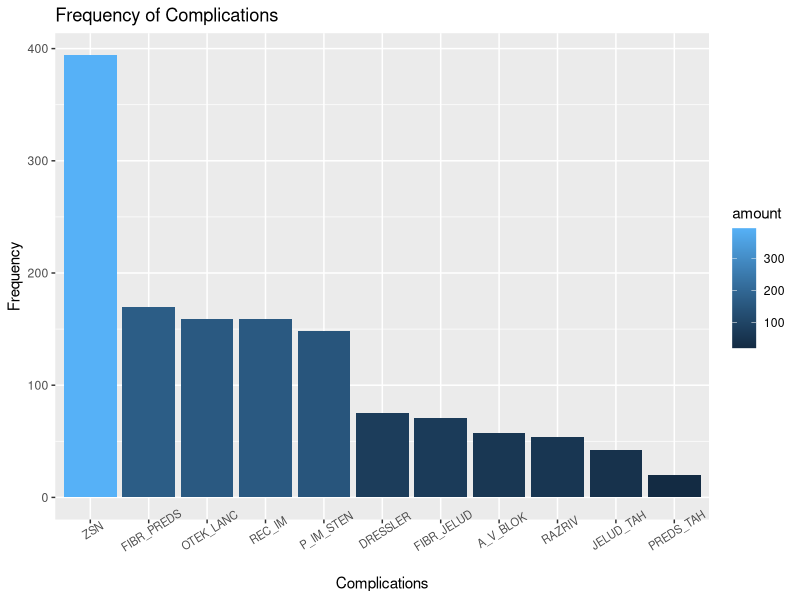
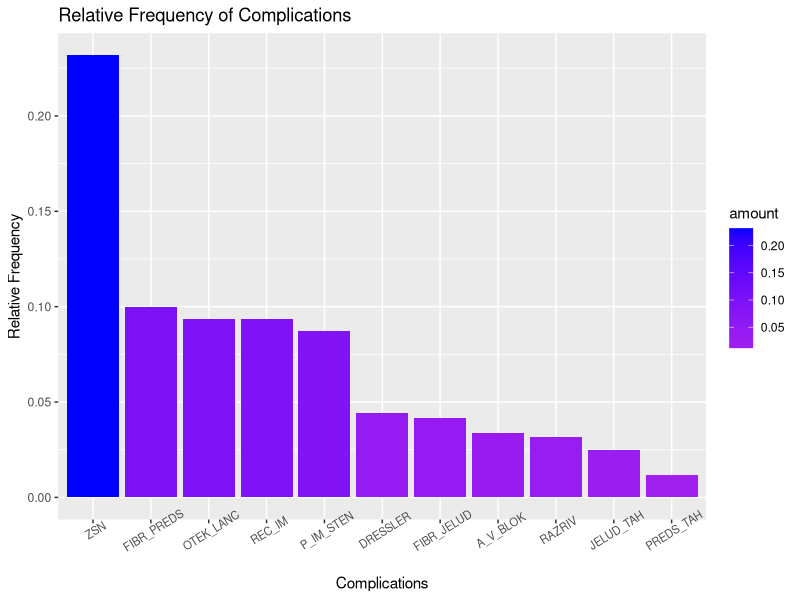
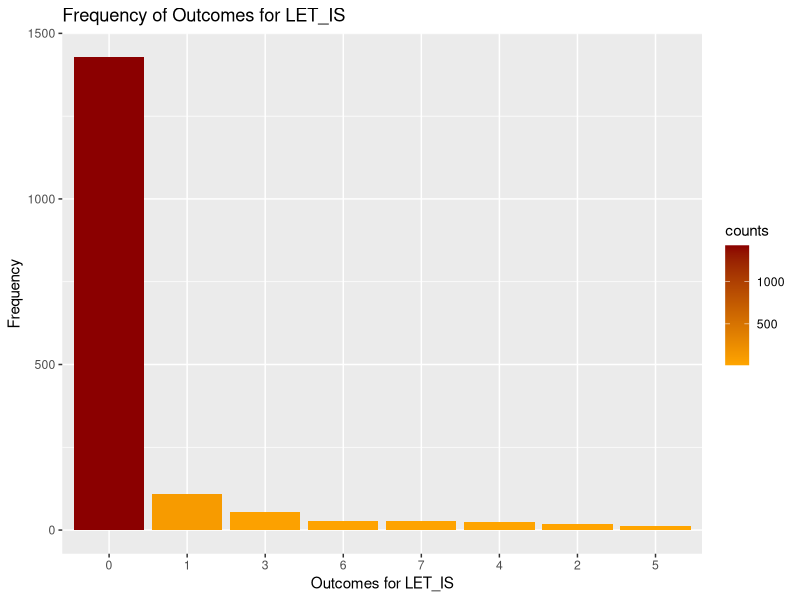
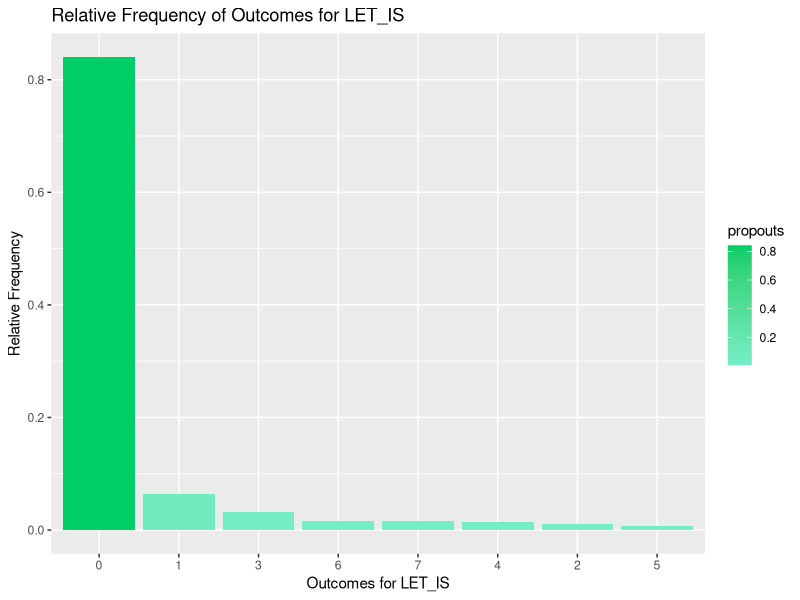
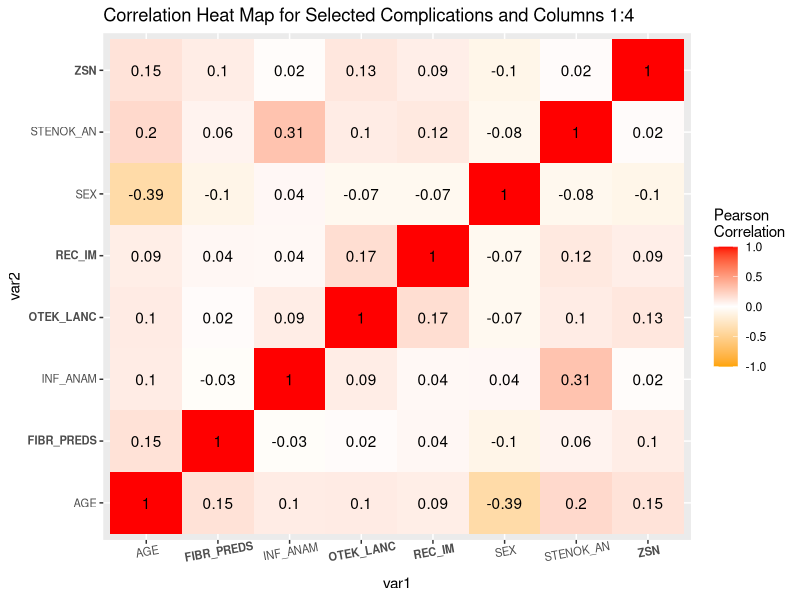
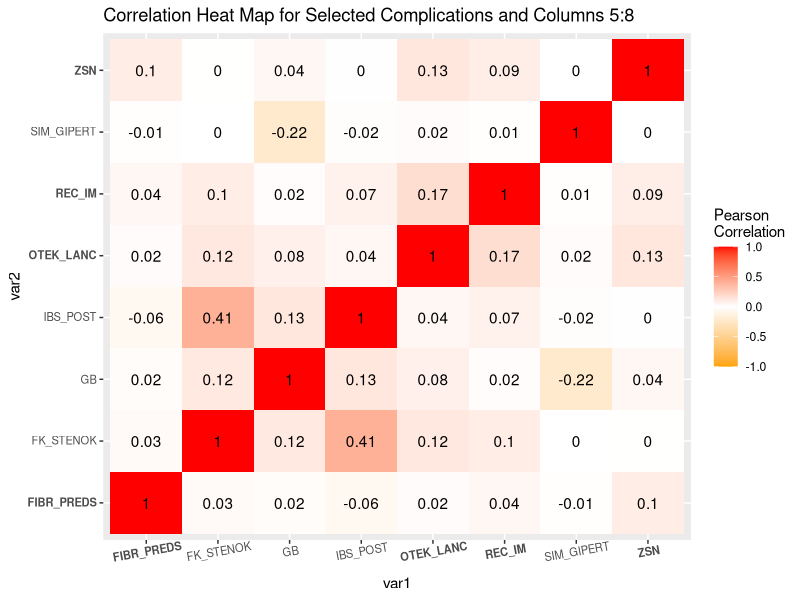
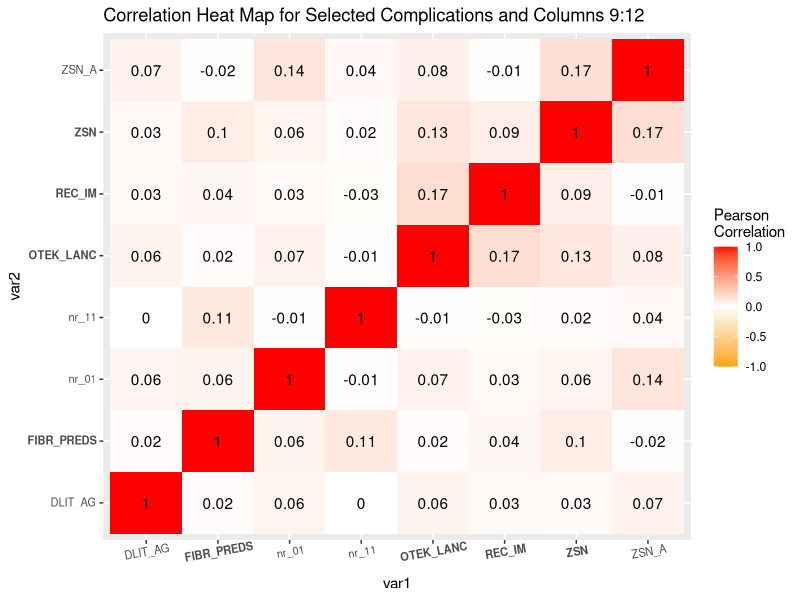
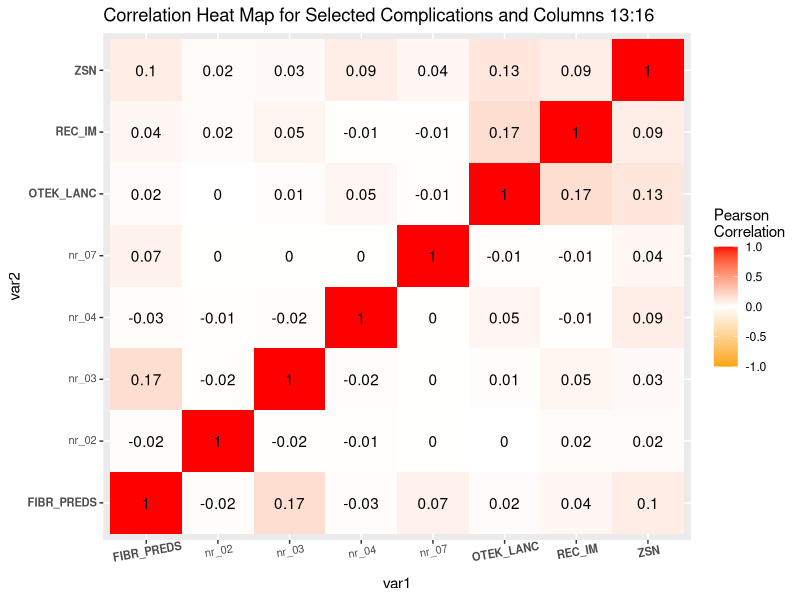

Generate these figures, in order, with R:
## ---- chunk 1
knitr::opts_chunk$set(echo = TRUE)
## ---- chunk 2
library(tidyverse)
library(cluster)
library(GGally)
library(dplyr)

## Exploratory Data Analysis - EDA 

MIdata <- read_csv("MIclean.csv")
df <- as.data.frame(MIdata)

mode <- function(x){
  distinct <- na.omit(unique(x))
  tab <- tabulate(match(x, distinct))
  distinct[which.max(tab)]
}

## 4 Most Prevalent Complications - Will be used for analysis/hypotheses 

## Possible Complications
complications <- c("FIBR_PREDS", "PREDS_TAH", "JELUD_TAH", "FIBR_JELUD", "A_V_BLOK", "OTEK_LANC", "RAZRIV", "DRESSLER", "ZSN", "REC_IM", "P_IM_STEN")

## Tables showing amounts of 1's and 0's for each complication 
table(df$FIBR_PREDS)
table(df$PREDS_TAH)
table(df$JELUD_TAH)
table(df$FIBR_JELUD)
table(df$A_V_BLOK)
table(df$OTEK_LANC)
table(df$RAZRIV)
table(df$DRESSLER)
table(df$ZSN)
table(df$REC_IM)
table(df$P_IM_STEN)

## Amounts of 1's and 0's by complication
amount1 <- c(170, 20, 42, 71, 57, 159, 54, 75, 394, 159, 148)
amount0 <- 1700 - amount1

## Proportions of 1's and 0's by complication
frac1 <- amount1/(amount0 + amount1)
frac0 <- amount0/(amount0 + amount1)

## Amount and proportion of 1's by complication as data frames 
data1 <- data_frame(complications, amount = amount1) 
fracdata1 <- data_frame(complications, amount = frac1)

## Amount and proportion of 0's by complication as data frames 
data0 <- data_frame(complications, amount = amount0)
fracdata0 <- data_frame(complications, amount = frac0)
  
## Plotting frequency of complications 
p0 <- ggplot(data1, aes(x = reorder(complications, -amount), y = amount, fill = amount)) + geom_bar(stat = "identity") + xlab("Complications") + ylab("Frequency") + theme(axis.text.x = element_text(angle = 32, size = 8)) + ggtitle("Frequency of Complications") 
p0

## Plotting relative frequency of complications 
p1 <- ggplot(fracdata1, aes(x = reorder(complications, -amount), y = amount, fill = amount)) + geom_bar(stat = "identity") + xlab("Complications") + ylab("Relative Frequency") + theme(axis.text.x = element_text(angle = 32, size = 8)) + ggtitle("Relative Frequency of Complications") + scale_fill_gradient(low="purple",high="blue")
p1

## From the figure it is clear to see the four most prevalent complications by counts are ZSN (Chronic Heart Failure), FIBR_PREDS (Atrial Fibrillation), OTEK_LANC (Pulmonary Edema), and REC_IM (Relapse of the Myocardial Infarction)  

## These will be the four complications we will use for analysis 

## Possible outcomes for LET_IS 
t <- table(df$LET_IS)
t

outcomes <- c(0, 1, 2, 3, 4, 5, 6, 7)
counts <- c(1429, 110, 18, 54, 23, 12, 27, 27)

## Proportion of outcomes for LET_IS 
propouts <- counts/(1700)

letisdata <- data_frame(outcomes, counts)
fracletisdata <- data_frame(outcomes, propouts)

p2 <- ggplot(letisdata, aes(x = reorder(outcomes, -counts), y = counts, fill = counts)) + geom_bar(stat = "identity") + xlab("Outcomes for LET_IS") + ylab("Frequency") + ggtitle("Frequency of Outcomes for LET_IS") + scale_fill_gradient(low="orange",high="darkred")
p2

p3 <- ggplot(fracletisdata, aes(x = reorder(outcomes, -propouts), y = propouts, fill = propouts)) + geom_bar(stat = "identity") + xlab("Outcomes for LET_IS") + ylab("Relative Frequency") + ggtitle("Relative Frequency of Outcomes for LET_IS") + scale_fill_gradient(low="aquamarine2",high="springgreen3")
p3

## Correlation Matrices 

## We are going to make a correlation matrix with the four identified most prevalent complications - ZSN, FIBR_PREDS, OTEK_LANC, and REC_IM - we will have to make a correlation matrix for these 4 columns at a time - if we did not do it this way, the correlation matrix would be a 111 x 111 grid or at best a 4 x 115 grid which would be unreadable - we can obtain the most correlated input variables with each one of the selected complications through a combination of looking at the heat maps and sorting the correlation matrices for each specific complication 

dfcor <- df  %>% select(-PREDS_TAH, -JELUD_TAH, -FIBR_JELUD, -A_V_BLOK, -RAZRIV, -DRESSLER, -P_IM_STEN) 

dfcor0 <- dfcor %>% select(1:4, ZSN, FIBR_PREDS, OTEK_LANC, REC_IM)
cormat0 <-  dfcor0 %>% cor()
cordf0 <- cormat0 %>% as.data.frame %>% rownames_to_column("var1")
cort0 <- cordf0 %>% pivot_longer(-1, names_to="var2", values_to = "correlation") 
cort0 <- cort0 %>% mutate(values = round(correlation, digits = 2))
cort0 %>% ggplot(aes(x = var1, y = var2, fill = correlation)) + geom_tile() + scale_fill_gradient2(low = "orange", high = "red", limit = c(-1,1), space = "Lab", name="Pearson\nCorrelation") + theme(axis.text.x = element_text(angle = 10, size = 8), axis.text.y = element_text(size = 8)) + geom_text(aes(label = values)) + ggtitle("Correlation Heat Map for Selected Complications and Columns 1:4") +  scale_x_discrete(labels=c("FIBR_PREDS"=expression(bold(FIBR_PREDS)), "ZSN"=expression(bold(ZSN)), "OTEK_LANC"=expression(bold(OTEK_LANC)), "REC_IM"=expression(bold(REC_IM)), parse=TRUE)) + scale_y_discrete(labels=c("FIBR_PREDS"=expression(bold(FIBR_PREDS)), "ZSN"=expression(bold(ZSN)), "OTEK_LANC"=expression(bold(OTEK_LANC)), "REC_IM"=expression(bold(REC_IM)), parse=TRUE))
                        
dfcor1 <- dfcor %>% select(5:8, ZSN, FIBR_PREDS, OTEK_LANC, REC_IM)
cormat1 <-  dfcor1 %>% cor()
cordf1 <- cormat1 %>% as.data.frame %>% rownames_to_column("var1")
cort1 <- cordf1 %>% pivot_longer(-1, names_to="var2", values_to = "correlation") 
cort1 <- cort1 %>% mutate(values = round(correlation, digits = 2))
cort1 %>% ggplot(aes(x = var1, y = var2, fill = correlation)) + geom_tile() + scale_fill_gradient2(low = "orange", high = "red", limit = c(-1,1), space = "Lab", name="Pearson\nCorrelation") + theme(axis.text.x = element_text(angle = 10, size = 8), axis.text.y = element_text(size = 8)) + geom_text(aes(label = values)) + ggtitle("Correlation Heat Map for Selected Complications and Columns 5:8") +  scale_x_discrete(labels=c("FIBR_PREDS"=expression(bold(FIBR_PREDS)), "ZSN"=expression(bold(ZSN)), "OTEK_LANC"=expression(bold(OTEK_LANC)), "REC_IM"=expression(bold(REC_IM)), parse=TRUE)) + scale_y_discrete(labels=c("FIBR_PREDS"=expression(bold(FIBR_PREDS)), "ZSN"=expression(bold(ZSN)), "OTEK_LANC"=expression(bold(OTEK_LANC)), "REC_IM"=expression(bold(REC_IM)), parse=TRUE))

dfcor2 <- dfcor %>% select(9:12, ZSN, FIBR_PREDS, OTEK_LANC, REC_IM)
cormat2 <-  dfcor2 %>% cor()
cordf2 <- cormat2 %>% as.data.frame %>% rownames_to_column("var1")
cort2 <- cordf2 %>% pivot_longer(-1, names_to="var2", values_to = "correlation") 
cort2 <- cort2 %>% mutate(values = round(correlation, digits = 2))
cort2 %>% ggplot(aes(x = var1, y = var2, fill = correlation)) + geom_tile() + scale_fill_gradient2(low = "orange", high = "red", limit = c(-1,1), space = "Lab", name="Pearson\nCorrelation") + theme(axis.text.x = element_text(angle = 10, size = 8), axis.text.y = element_text(size = 8)) + geom_text(aes(label = values)) + ggtitle("Correlation Heat Map for Selected Complications and Columns 9:12") +  scale_x_discrete(labels=c("FIBR_PREDS"=expression(bold(FIBR_PREDS)), "ZSN"=expression(bold(ZSN)), "OTEK_LANC"=expression(bold(OTEK_LANC)), "REC_IM"=expression(bold(REC_IM)), parse=TRUE)) + scale_y_discrete(labels=c("FIBR_PREDS"=expression(bold(FIBR_PREDS)), "ZSN"=expression(bold(ZSN)), "OTEK_LANC"=expression(bold(OTEK_LANC)), "REC_IM"=expression(bold(REC_IM)), parse=TRUE))

dfcor3 <- dfcor %>% select(13:16, ZSN, FIBR_PREDS, OTEK_LANC, REC_IM)
cormat3 <-  dfcor3 %>% cor()
cordf3 <- cormat3 %>% as.data.frame %>% rownames_to_column("var1")
cort3 <- cordf3 %>% pivot_longer(-1, names_to="var2", values_to = "correlation") 
cort3 <- cort3 %>% mutate(values = round(correlation, digits = 2))
cort3 %>% ggplot(aes(x = var1, y = var2, fill = correlation)) + geom_tile() + scale_fill_gradient2(low = "orange", high = "red", limit = c(-1,1), space = "Lab", name="Pearson\nCorrelation") + theme(axis.text.x = element_text(angle = 10, size = 8), axis.text.y = element_text(size = 8)) + geom_text(aes(label = values)) + ggtitle("Correlation Heat Map for Selected Complications and Columns 13:16") +  scale_x_discrete(labels=c("FIBR_PREDS"=expression(bold(FIBR_PREDS)), "ZSN"=expression(bold(ZSN)), "OTEK_LANC"=expression(bold(OTEK_LANC)), "REC_IM"=expression(bold(REC_IM)), parse=TRUE)) + scale_y_discrete(labels=c("FIBR_PREDS"=expression(bold(FIBR_PREDS)), "ZSN"=expression(bold(ZSN)), "OTEK_LANC"=expression(bold(OTEK_LANC)), "REC_IM"=expression(bold(REC_IM)), parse=TRUE))

dfcor4 <- dfcor %>% select(17:20, ZSN, FIBR_PREDS, OTEK_LANC, REC_IM) 
cormat4 <-  dfcor4 %>% cor()
cordf4 <- cormat4 %>% as.data.frame %>% rownames_to_column("var1")
cort4 <- cordf4 %>% pivot_longer(-1, names_to="var2", values_to = "correlation") 
cort4 <- cort4 %>% mutate(values = round(correlation, digits = 2))
cort4 %>% ggplot(aes(x = var1, y = var2, fill = correlation)) + geom_tile() + scale_fill_gradient2(low = "orange", high = "red", limit = c(-1,1), space = "Lab", name="Pearson\nCorrelation") + theme(axis.text.x = element_text(angle = 10, size = 8), axis.text.y = element_text(size = 8)) + geom_text(aes(label = values)) + ggtitle("Correlation Heat Map for Selected Complications and Columns 17:20") +  scale_x_discrete(labels=c("FIBR_PREDS"=expression(bold(FIBR_PREDS)), "ZSN"=expression(bold(ZSN)), "OTEK_LANC"=expression(bold(OTEK_LANC)), "REC_IM"=expression(bold(REC_IM)), parse=TRUE)) + scale_y_discrete(labels=c("FIBR_PREDS"=expression(bold(FIBR_PREDS)), "ZSN"=expression(bold(ZSN)), "OTEK_LANC"=expression(bold(OTEK_LANC)), "REC_IM"=expression(bold(REC_IM)), parse=TRUE))

dfcor5 <- dfcor %>% select(21:24, ZSN, FIBR_PREDS, OTEK_LANC, REC_IM)
cormat5 <-  dfcor5 %>% cor()
cordf5 <- cormat5 %>% as.data.frame %>% rownames_to_column("var1")
cort5 <- cordf5 %>% pivot_longer(-1, names_to="var2", values_to = "correlation") 
cort5 <- cort5 %>% mutate(values = round(correlation, digits = 2))
cort5 %>% ggplot(aes(x = var1, y = var2, fill = correlation)) + geom_tile() + scale_fill_gradient2(low = "orange", high = "red", limit = c(-1,1), space = "Lab", name="Pearson\nCorrelation") + theme(axis.text.x = element_text(angle = 10, size = 8), axis.text.y = element_text(size = 8)) + geom_text(aes(label = values)) + ggtitle("Correlation Heat Map for Selected Complications and Columns 21:24") +  scale_x_discrete(labels=c("FIBR_PREDS"=expression(bold(FIBR_PREDS)), "ZSN"=expression(bold(ZSN)), "OTEK_LANC"=expression(bold(OTEK_LANC)), "REC_IM"=expression(bold(REC_IM)), parse=TRUE)) + scale_y_discrete(labels=c("FIBR_PREDS"=expression(bold(FIBR_PREDS)), "ZSN"=expression(bold(ZSN)), "OTEK_LANC"=expression(bold(OTEK_LANC)), "REC_IM"=expression(bold(REC_IM)), parse=TRUE))

dfcor6 <- dfcor %>% select(25:28, ZSN, FIBR_PREDS, OTEK_LANC, REC_IM)
cormat6 <-  dfcor6 %>% cor()
cordf6 <- cormat6 %>% as.data.frame %>% rownames_to_column("var1")
cort6 <- cordf6 %>% pivot_longer(-1, names_to="var2", values_to = "correlation") 
cort6 <- cort6 %>% mutate(values = round(correlation, digits = 2))
cort6 %>% ggplot(aes(x = var1, y = var2, fill = correlation)) + geom_tile() + scale_fill_gradient2(low = "orange", high = "red", limit = c(-1,1), space = "Lab", name="Pearson\nCorrelation") + theme(axis.text.x = element_text(angle = 10, size = 8), axis.text.y = element_text(size = 8)) + geom_text(aes(label = values)) + ggtitle("Correlation Heat Map for Selected Complications and Columns 25:28") +  scale_x_discrete(labels=c("FIBR_PREDS"=expression(bold(FIBR_PREDS)), "ZSN"=expression(bold(ZSN)), "OTEK_LANC"=expression(bold(OTEK_LANC)), "REC_IM"=expression(bold(REC_IM)), parse=TRUE)) + scale_y_discrete(labels=c("FIBR_PREDS"=expression(bold(FIBR_PREDS)), "ZSN"=expression(bold(ZSN)), "OTEK_LANC"=expression(bold(OTEK_LANC)), "REC_IM"=expression(bold(REC_IM)), parse=TRUE))

dfcor7 <- dfcor %>% select(29:32, ZSN, FIBR_PREDS, OTEK_LANC, REC_IM)
cormat7 <-  dfcor7 %>% cor()
cordf7 <- cormat7 %>% as.data.frame %>% rownames_to_column("var1")
cort7 <- cordf7 %>% pivot_longer(-1, names_to="var2", values_to = "correlation") 
cort7 <- cort7 %>% mutate(values = round(correlation, digits = 2))
cort7 %>% ggplot(aes(x = var1, y = var2, fill = correlation)) + geom_tile() + scale_fill_gradient2(low = "orange", high = "red", limit = c(-1,1), space = "Lab", name="Pearson\nCorrelation") + theme(axis.text.x = element_text(angle = 10, size = 8), axis.text.y = element_text(size = 8)) + geom_text(aes(label = values)) + ggtitle("Correlation Heat Map for Selected Complications and Columns 29:32") +  scale_x_discrete(labels=c("FIBR_PREDS"=expression(bold(FIBR_PREDS)), "ZSN"=expression(bold(ZSN)), "OTEK_LANC"=expression(bold(OTEK_LANC)), "REC_IM"=expression(bold(REC_IM)), parse=TRUE)) + scale_y_discrete(labels=c("FIBR_PREDS"=expression(bold(FIBR_PREDS)), "ZSN"=expression(bold(ZSN)), "OTEK_LANC"=expression(bold(OTEK_LANC)), "REC_IM"=expression(bold(REC_IM)), parse=TRUE))

dfcor8 <- dfcor %>% select(33:36, ZSN, FIBR_PREDS, OTEK_LANC, REC_IM)
cormat8 <-  dfcor8 %>% cor()
cordf8 <- cormat8 %>% as.data.frame %>% rownames_to_column("var1")
cort8 <- cordf8 %>% pivot_longer(-1, names_to="var2", values_to = "correlation") 
cort8 <- cort8 %>% mutate(values = round(correlation, digits = 2))
cort8 %>% ggplot(aes(x = var1, y = var2, fill = correlation)) + geom_tile() + scale_fill_gradient2(low = "orange", high = "red", limit = c(-1,1), space = "Lab", name="Pearson\nCorrelation") + theme(axis.text.x = element_text(angle = 10, size = 8), axis.text.y = element_text(size = 8)) + geom_text(aes(label = values)) + ggtitle("Correlation Heat Map for Selected Complications and Columns 33:36") +  scale_x_discrete(labels=c("FIBR_PREDS"=expression(bold(FIBR_PREDS)), "ZSN"=expression(bold(ZSN)), "OTEK_LANC"=expression(bold(OTEK_LANC)), "REC_IM"=expression(bold(REC_IM)), parse=TRUE)) + scale_y_discrete(labels=c("FIBR_PREDS"=expression(bold(FIBR_PREDS)), "ZSN"=expression(bold(ZSN)), "OTEK_LANC"=expression(bold(OTEK_LANC)), "REC_IM"=expression(bold(REC_IM)), parse=TRUE))

dfcor9 <- dfcor %>% select(37:40, ZSN, FIBR_PREDS, OTEK_LANC, REC_IM) 
cormat9 <-  dfcor9 %>% cor()
cordf9 <- cormat9 %>% as.data.frame %>% rownames_to_column("var1")
cort9 <- cordf9 %>% pivot_longer(-1, names_to="var2", values_to = "correlation") 
cort9 <- cort9 %>% mutate(values = round(correlation, digits = 2))
cort9 %>% ggplot(aes(x = var1, y = var2, fill = correlation)) + geom_tile() + scale_fill_gradient2(low = "orange", high = "red", limit = c(-1,1), space = "Lab", name="Pearson\nCorrelation") + theme(axis.text.x = element_text(angle = 10, size = 8), axis.text.y = element_text(size = 8)) + geom_text(aes(label = values)) + ggtitle("Correlation Heat Map for Selected Complications and Columns 37:40") +  scale_x_discrete(labels=c("FIBR_PREDS"=expression(bold(FIBR_PREDS)), "ZSN"=expression(bold(ZSN)), "OTEK_LANC"=expression(bold(OTEK_LANC)), "REC_IM"=expression(bold(REC_IM)), parse=TRUE)) + scale_y_discrete(labels=c("FIBR_PREDS"=expression(bold(FIBR_PREDS)), "ZSN"=expression(bold(ZSN)), "OTEK_LANC"=expression(bold(OTEK_LANC)), "REC_IM"=expression(bold(REC_IM)), parse=TRUE))


dfcor10 <- dfcor %>% select(41:44, ZSN, FIBR_PREDS, OTEK_LANC, REC_IM) 
cormat10 <-  dfcor10 %>% cor()
cordf10 <- cormat10 %>% as.data.frame %>% rownames_to_column("var1")
cort10 <- cordf10 %>% pivot_longer(-1, names_to="var2", values_to = "correlation") 
cort10 <- cort10 %>% mutate(values = round(correlation, digits = 2))
cort10 %>% ggplot(aes(x = var1, y = var2, fill = correlation)) + geom_tile() + scale_fill_gradient2(low = "orange", high = "red", limit = c(-1,1), space = "Lab", name="Pearson\nCorrelation") + theme(axis.text.x = element_text(angle = 10, size = 8), axis.text.y = element_text(size = 8)) + geom_text(aes(label = values)) + ggtitle("Correlation Heat Map for Selected Complications and Columns 41:44") +  scale_x_discrete(labels=c("FIBR_PREDS"=expression(bold(FIBR_PREDS)), "ZSN"=expression(bold(ZSN)), "OTEK_LANC"=expression(bold(OTEK_LANC)), "REC_IM"=expression(bold(REC_IM)), parse=TRUE)) + scale_y_discrete(labels=c("FIBR_PREDS"=expression(bold(FIBR_PREDS)), "ZSN"=expression(bold(ZSN)), "OTEK_LANC"=expression(bold(OTEK_LANC)), "REC_IM"=expression(bold(REC_IM)), parse=TRUE))

dfcor11 <- dfcor %>% select(45:48, ZSN, FIBR_PREDS, OTEK_LANC, REC_IM)
cormat11 <-  dfcor11 %>% cor()
cordf11 <- cormat11 %>% as.data.frame %>% rownames_to_column("var1")
cort11 <- cordf11 %>% pivot_longer(-1, names_to="var2", values_to = "correlation") 
cort11 <- cort11 %>% mutate(values = round(correlation, digits = 2))
cort11 %>% ggplot(aes(x = var1, y = var2, fill = correlation)) + geom_tile() + scale_fill_gradient2(low = "orange", high = "red", limit = c(-1,1), space = "Lab", name="Pearson\nCorrelation") + theme(axis.text.x = element_text(angle = 10, size = 8), axis.text.y = element_text(size = 8)) + geom_text(aes(label = values)) + ggtitle("Correlation Heat Map for Selected Complications and Columns 45:48") +  scale_x_discrete(labels=c("FIBR_PREDS"=expression(bold(FIBR_PREDS)), "ZSN"=expression(bold(ZSN)), "OTEK_LANC"=expression(bold(OTEK_LANC)), "REC_IM"=expression(bold(REC_IM)), parse=TRUE)) + scale_y_discrete(labels=c("FIBR_PREDS"=expression(bold(FIBR_PREDS)), "ZSN"=expression(bold(ZSN)), "OTEK_LANC"=expression(bold(OTEK_LANC)), "REC_IM"=expression(bold(REC_IM)), parse=TRUE))

dfcor12 <- dfcor %>% select(49:52, ZSN, FIBR_PREDS, OTEK_LANC, REC_IM)
cormat12 <-  dfcor12 %>% cor()
cordf12 <- cormat12 %>% as.data.frame %>% rownames_to_column("var1")
cort12 <- cordf12 %>% pivot_longer(-1, names_to="var2", values_to = "correlation") 
cort12 <- cort12 %>% mutate(values = round(correlation, digits = 2))
cort12 %>% ggplot(aes(x = var1, y = var2, fill = correlation)) + geom_tile() + scale_fill_gradient2(low = "orange", high = "red", limit = c(-1,1), space = "Lab", name="Pearson\nCorrelation") + theme(axis.text.x = element_text(angle = 10, size = 8), axis.text.y = element_text(size = 8)) + geom_text(aes(label = values)) + ggtitle("Correlation Heat Map for Selected Complications and Columns 49:52") +  scale_x_discrete(labels=c("FIBR_PREDS"=expression(bold(FIBR_PREDS)), "ZSN"=expression(bold(ZSN)), "OTEK_LANC"=expression(bold(OTEK_LANC)), "REC_IM"=expression(bold(REC_IM)), parse=TRUE)) + scale_y_discrete(labels=c("FIBR_PREDS"=expression(bold(FIBR_PREDS)), "ZSN"=expression(bold(ZSN)), "OTEK_LANC"=expression(bold(OTEK_LANC)), "REC_IM"=expression(bold(REC_IM)), parse=TRUE))

dfcor13 <- dfcor %>% select(53:56, ZSN, FIBR_PREDS, OTEK_LANC, REC_IM)
cormat13 <-  dfcor13 %>% cor()
cordf13 <- cormat13 %>% as.data.frame %>% rownames_to_column("var1")
cort13 <- cordf13 %>% pivot_longer(-1, names_to="var2", values_to = "correlation") 
cort13 <- cort13 %>% mutate(values = round(correlation, digits = 2))
cort13 %>% ggplot(aes(x = var1, y = var2, fill = correlation)) + geom_tile() + scale_fill_gradient2(low = "orange", high = "red", limit = c(-1,1), space = "Lab", name="Pearson\nCorrelation") + theme(axis.text.x = element_text(angle = 10, size = 8), axis.text.y = element_text(size = 8)) + geom_text(aes(label = values)) + ggtitle("Correlation Heat Map for Selected Complications and Columns 53:56") +  scale_x_discrete(labels=c("FIBR_PREDS"=expression(bold(FIBR_PREDS)), "ZSN"=expression(bold(ZSN)), "OTEK_LANC"=expression(bold(OTEK_LANC)), "REC_IM"=expression(bold(REC_IM)), parse=TRUE)) + scale_y_discrete(labels=c("FIBR_PREDS"=expression(bold(FIBR_PREDS)), "ZSN"=expression(bold(ZSN)), "OTEK_LANC"=expression(bold(OTEK_LANC)), "REC_IM"=expression(bold(REC_IM)), parse=TRUE))

dfcor14 <- dfcor %>% select(57:60, ZSN, FIBR_PREDS, OTEK_LANC, REC_IM) 
cormat14 <-  dfcor14 %>% cor()
cordf14 <- cormat14 %>% as.data.frame %>% rownames_to_column("var1")
cort14 <- cordf14 %>% pivot_longer(-1, names_to="var2", values_to = "correlation") 
cort14 <- cort14 %>% mutate(values = round(correlation, digits = 2))
cort14 %>% ggplot(aes(x = var1, y = var2, fill = correlation)) + geom_tile() + scale_fill_gradient2(low = "orange", high = "red", limit = c(-1,1), space = "Lab", name="Pearson\nCorrelation") + theme(axis.text.x = element_text(angle = 10, size = 8), axis.text.y = element_text(size = 8)) + geom_text(aes(label = values)) + ggtitle("Correlation Heat Map for Selected Complications and Columns 57:60") +  scale_x_discrete(labels=c("FIBR_PREDS"=expression(bold(FIBR_PREDS)), "ZSN"=expression(bold(ZSN)), "OTEK_LANC"=expression(bold(OTEK_LANC)), "REC_IM"=expression(bold(REC_IM)), parse=TRUE)) + scale_y_discrete(labels=c("FIBR_PREDS"=expression(bold(FIBR_PREDS)), "ZSN"=expression(bold(ZSN)), "OTEK_LANC"=expression(bold(OTEK_LANC)), "REC_IM"=expression(bold(REC_IM)), parse=TRUE))

dfcor15 <- dfcor %>% select(61:64, ZSN, FIBR_PREDS, OTEK_LANC, REC_IM)
cormat15 <-  dfcor15 %>% cor()
cordf15 <- cormat15 %>% as.data.frame %>% rownames_to_column("var1")
cort15 <- cordf15 %>% pivot_longer(-1, names_to="var2", values_to = "correlation") 
cort15 <- cort15 %>% mutate(values = round(correlation, digits = 2))
cort15 %>% ggplot(aes(x = var1, y = var2, fill = correlation)) + geom_tile() + scale_fill_gradient2(low = "orange", high = "red", limit = c(-1,1), space = "Lab", name="Pearson\nCorrelation") + theme(axis.text.x = element_text(angle = 10, size = 8), axis.text.y = element_text(size = 8)) + geom_text(aes(label = values)) + ggtitle("Correlation Heat Map for Selected Complications and Columns 61:64") +  scale_x_discrete(labels=c("FIBR_PREDS"=expression(bold(FIBR_PREDS)), "ZSN"=expression(bold(ZSN)), "OTEK_LANC"=expression(bold(OTEK_LANC)), "REC_IM"=expression(bold(REC_IM)), parse=TRUE)) + scale_y_discrete(labels=c("FIBR_PREDS"=expression(bold(FIBR_PREDS)), "ZSN"=expression(bold(ZSN)), "OTEK_LANC"=expression(bold(OTEK_LANC)), "REC_IM"=expression(bold(REC_IM)), parse=TRUE))

dfcor16 <- dfcor %>% select(65:68, ZSN, FIBR_PREDS, OTEK_LANC, REC_IM)
cormat16 <-  dfcor16 %>% cor()
cordf16 <- cormat16 %>% as.data.frame %>% rownames_to_column("var1")
cort16 <- cordf16 %>% pivot_longer(-1, names_to="var2", values_to = "correlation") 
cort16 <- cort16 %>% mutate(values = round(correlation, digits = 2))
cort16 %>% ggplot(aes(x = var1, y = var2, fill = correlation)) + geom_tile() + scale_fill_gradient2(low = "orange", high = "red", limit = c(-1,1), space = "Lab", name="Pearson\nCorrelation") + theme(axis.text.x = element_text(angle = 10, size = 8), axis.text.y = element_text(size = 8)) + geom_text(aes(label = values)) + ggtitle("Correlation Heat Map for Selected Complications and Columns 65:68") +  scale_x_discrete(labels=c("FIBR_PREDS"=expression(bold(FIBR_PREDS)), "ZSN"=expression(bold(ZSN)), "OTEK_LANC"=expression(bold(OTEK_LANC)), "REC_IM"=expression(bold(REC_IM)), parse=TRUE)) + scale_y_discrete(labels=c("FIBR_PREDS"=expression(bold(FIBR_PREDS)), "ZSN"=expression(bold(ZSN)), "OTEK_LANC"=expression(bold(OTEK_LANC)), "REC_IM"=expression(bold(REC_IM)), parse=TRUE))


dfcor17 <- dfcor %>% select(69:72, ZSN, FIBR_PREDS, OTEK_LANC, REC_IM) 
cormat17 <-  dfcor17 %>% cor()
cordf17 <- cormat17 %>% as.data.frame %>% rownames_to_column("var1")
cort17 <- cordf17 %>% pivot_longer(-1, names_to="var2", values_to = "correlation") 
cort17 <- cort17 %>% mutate(values = round(correlation, digits = 2))
cort17 %>% ggplot(aes(x = var1, y = var2, fill = correlation)) + geom_tile() + scale_fill_gradient2(low = "orange", high = "red", limit = c(-1,1), space = "Lab", name="Pearson\nCorrelation") + theme(axis.text.x = element_text(angle = 10, size = 8), axis.text.y = element_text(size = 8)) + geom_text(aes(label = values)) + ggtitle("Correlation Heat Map for Selected Complications and Columns 69:72") +  scale_x_discrete(labels=c("FIBR_PREDS"=expression(bold(FIBR_PREDS)), "ZSN"=expression(bold(ZSN)), "OTEK_LANC"=expression(bold(OTEK_LANC)), "REC_IM"=expression(bold(REC_IM)), parse=TRUE)) + scale_y_discrete(labels=c("FIBR_PREDS"=expression(bold(FIBR_PREDS)), "ZSN"=expression(bold(ZSN)), "OTEK_LANC"=expression(bold(OTEK_LANC)), "REC_IM"=expression(bold(REC_IM)), parse=TRUE))

dfcor18 <- dfcor %>% select(73:76, ZSN, FIBR_PREDS, OTEK_LANC, REC_IM)
cormat18 <-  dfcor18 %>% cor()
cordf18 <- cormat18 %>% as.data.frame %>% rownames_to_column("var1")
cort18 <- cordf18 %>% pivot_longer(-1, names_to="var2", values_to = "correlation") 
cort18 <- cort18 %>% mutate(values = round(correlation, digits = 2))
cort18 %>% ggplot(aes(x = var1, y = var2, fill = correlation)) + geom_tile() + scale_fill_gradient2(low = "orange", high = "red", limit = c(-1,1), space = "Lab", name="Pearson\nCorrelation") + theme(axis.text.x = element_text(angle = 10, size = 8), axis.text.y = element_text(size = 8)) + geom_text(aes(label = values)) + ggtitle("Correlation Heat Map for Selected Complications and Columns 73:76") +  scale_x_discrete(labels=c("FIBR_PREDS"=expression(bold(FIBR_PREDS)), "ZSN"=expression(bold(ZSN)), "OTEK_LANC"=expression(bold(OTEK_LANC)), "REC_IM"=expression(bold(REC_IM)), parse=TRUE)) + scale_y_discrete(labels=c("FIBR_PREDS"=expression(bold(FIBR_PREDS)), "ZSN"=expression(bold(ZSN)), "OTEK_LANC"=expression(bold(OTEK_LANC)), "REC_IM"=expression(bold(REC_IM)), parse=TRUE))

dfcor19 <- dfcor %>% select(77:80, ZSN, FIBR_PREDS, OTEK_LANC, REC_IM) 
cormat19 <-  dfcor19 %>% cor()
cordf19 <- cormat19 %>% as.data.frame %>% rownames_to_column("var1")
cort19 <- cordf19 %>% pivot_longer(-1, names_to="var2", values_to = "correlation") 
cort19 <- cort19 %>% mutate(values = round(correlation, digits = 2))
cort19 %>% ggplot(aes(x = var1, y = var2, fill = correlation)) + geom_tile() + scale_fill_gradient2(low = "orange", high = "red", limit = c(-1,1), space = "Lab", name="Pearson\nCorrelation") + theme(axis.text.x = element_text(angle = 10, size = 8), axis.text.y = element_text(size = 8)) + geom_text(aes(label = values)) + ggtitle("Correlation Heat Map for Selected Complications and Columns 77:80") +  scale_x_discrete(labels=c("FIBR_PREDS"=expression(bold(FIBR_PREDS)), "ZSN"=expression(bold(ZSN)), "OTEK_LANC"=expression(bold(OTEK_LANC)), "REC_IM"=expression(bold(REC_IM)), parse=TRUE)) + scale_y_discrete(labels=c("FIBR_PREDS"=expression(bold(FIBR_PREDS)), "ZSN"=expression(bold(ZSN)), "OTEK_LANC"=expression(bold(OTEK_LANC)), "REC_IM"=expression(bold(REC_IM)), parse=TRUE))

dfcor20 <- dfcor %>% select(81:84, ZSN, FIBR_PREDS, OTEK_LANC, REC_IM) 
cormat20 <-  dfcor20 %>% cor()
cordf20 <- cormat20 %>% as.data.frame %>% rownames_to_column("var1")
cort20 <- cordf20 %>% pivot_longer(-1, names_to="var2", values_to = "correlation") 
cort20 <- cort20 %>% mutate(values = round(correlation, digits = 2))
cort20 %>% ggplot(aes(x = var1, y = var2, fill = correlation)) + geom_tile() + scale_fill_gradient2(low = "orange", high = "red", limit = c(-1,1), space = "Lab", name="Pearson\nCorrelation") + theme(axis.text.x = element_text(angle = 10, size = 8), axis.text.y = element_text(size = 8)) + geom_text(aes(label = values)) + ggtitle("Correlation Heat Map for Selected Complications and Columns 81:84") +  scale_x_discrete(labels=c("FIBR_PREDS"=expression(bold(FIBR_PREDS)), "ZSN"=expression(bold(ZSN)), "OTEK_LANC"=expression(bold(OTEK_LANC)), "REC_IM"=expression(bold(REC_IM)), parse=TRUE)) + scale_y_discrete(labels=c("FIBR_PREDS"=expression(bold(FIBR_PREDS)), "ZSN"=expression(bold(ZSN)), "OTEK_LANC"=expression(bold(OTEK_LANC)), "REC_IM"=expression(bold(REC_IM)), parse=TRUE))

dfcor21 <- dfcor %>% select(85:88, ZSN, FIBR_PREDS, OTEK_LANC, REC_IM) 
cormat21 <-  dfcor21 %>% cor()
cordf21 <- cormat21 %>% as.data.frame %>% rownames_to_column("var1")
cort21 <- cordf21 %>% pivot_longer(-1, names_to="var2", values_to = "correlation") 
cort21 <- cort21 %>% mutate(values = round(correlation, digits = 2))
cort21 %>% ggplot(aes(x = var1, y = var2, fill = correlation)) + geom_tile() + scale_fill_gradient2(low = "orange", high = "red", limit = c(-1,1), space = "Lab", name="Pearson\nCorrelation") + theme(axis.text.x = element_text(angle = 10, size = 8), axis.text.y = element_text(size = 8)) + geom_text(aes(label = values)) + ggtitle("Correlation Heat Map for Selected Complications and Columns 85:88") +  scale_x_discrete(labels=c("FIBR_PREDS"=expression(bold(FIBR_PREDS)), "ZSN"=expression(bold(ZSN)), "OTEK_LANC"=expression(bold(OTEK_LANC)), "REC_IM"=expression(bold(REC_IM)), parse=TRUE)) + scale_y_discrete(labels=c("FIBR_PREDS"=expression(bold(FIBR_PREDS)), "ZSN"=expression(bold(ZSN)), "OTEK_LANC"=expression(bold(OTEK_LANC)), "REC_IM"=expression(bold(REC_IM)), parse=TRUE))

dfcor22 <- dfcor %>% select(89:92, ZSN, FIBR_PREDS, OTEK_LANC, REC_IM) 
cormat22 <-  dfcor22 %>% cor()
cordf22 <- cormat22 %>% as.data.frame %>% rownames_to_column("var1")
cort22 <- cordf22 %>% pivot_longer(-1, names_to="var2", values_to = "correlation") 
cort22 <- cort22 %>% mutate(values = round(correlation, digits = 2))
cort22 %>% ggplot(aes(x = var1, y = var2, fill = correlation)) + geom_tile() + scale_fill_gradient2(low = "orange", high = "red", limit = c(-1,1), space = "Lab", name="Pearson\nCorrelation") + theme(axis.text.x = element_text(angle = 10, size = 8), axis.text.y = element_text(size = 8)) + geom_text(aes(label = values)) + ggtitle("Correlation Heat Map for Selected Complications and Columns 89:92") +  scale_x_discrete(labels=c("FIBR_PREDS"=expression(bold(FIBR_PREDS)), "ZSN"=expression(bold(ZSN)), "OTEK_LANC"=expression(bold(OTEK_LANC)), "REC_IM"=expression(bold(REC_IM)), parse=TRUE)) + scale_y_discrete(labels=c("FIBR_PREDS"=expression(bold(FIBR_PREDS)), "ZSN"=expression(bold(ZSN)), "OTEK_LANC"=expression(bold(OTEK_LANC)), "REC_IM"=expression(bold(REC_IM)), parse=TRUE))

dfcor23 <- dfcor %>% select(93:96, ZSN, FIBR_PREDS, OTEK_LANC, REC_IM)
cormat23 <-  dfcor23 %>% cor()
cordf23 <- cormat23 %>% as.data.frame %>% rownames_to_column("var1")
cort23 <- cordf23 %>% pivot_longer(-1, names_to="var2", values_to = "correlation") 
cort23 <- cort23 %>% mutate(values = round(correlation, digits = 2))
cort23 %>% ggplot(aes(x = var1, y = var2, fill = correlation)) + geom_tile() + scale_fill_gradient2(low = "orange", high = "red", limit = c(-1,1), space = "Lab", name="Pearson\nCorrelation") + theme(axis.text.x = element_text(angle = 10, size = 8), axis.text.y = element_text(size = 8)) + geom_text(aes(label = values)) + ggtitle("Correlation Heat Map for Selected Complications and Columns 93:96") +  scale_x_discrete(labels=c("FIBR_PREDS"=expression(bold(FIBR_PREDS)), "ZSN"=expression(bold(ZSN)), "OTEK_LANC"=expression(bold(OTEK_LANC)), "REC_IM"=expression(bold(REC_IM)), parse=TRUE)) + scale_y_discrete(labels=c("FIBR_PREDS"=expression(bold(FIBR_PREDS)), "ZSN"=expression(bold(ZSN)), "OTEK_LANC"=expression(bold(OTEK_LANC)), "REC_IM"=expression(bold(REC_IM)), parse=TRUE))

dfcor24 <- dfcor %>% select(97:100, ZSN, FIBR_PREDS, OTEK_LANC, REC_IM) 
cormat24 <-  dfcor24 %>% cor()
cordf24 <- cormat24 %>% as.data.frame %>% rownames_to_column("var1")
cort24 <- cordf24 %>% pivot_longer(-1, names_to="var2", values_to = "correlation") 
cort24 <- cort24 %>% mutate(values = round(correlation, digits = 2))
cort24 %>% ggplot(aes(x = var1, y = var2, fill = correlation)) + geom_tile() + scale_fill_gradient2(low = "orange", high = "red", limit = c(-1,1), space = "Lab", name="Pearson\nCorrelation") + theme(axis.text.x = element_text(angle = 10, size = 8), axis.text.y = element_text(size = 8)) + geom_text(aes(label = values)) + ggtitle("Correlation Heat Map for Selected Complications and Columns 97:100") +  scale_x_discrete(labels=c("FIBR_PREDS"=expression(bold(FIBR_PREDS)), "ZSN"=expression(bold(ZSN)), "OTEK_LANC"=expression(bold(OTEK_LANC)), "REC_IM"=expression(bold(REC_IM)), parse=TRUE)) + scale_y_discrete(labels=c("FIBR_PREDS"=expression(bold(FIBR_PREDS)), "ZSN"=expression(bold(ZSN)), "OTEK_LANC"=expression(bold(OTEK_LANC)), "REC_IM"=expression(bold(REC_IM)), parse=TRUE))

dfcor25 <- dfcor %>% select(101:104, ZSN, FIBR_PREDS, OTEK_LANC, REC_IM) 
cormat25 <-  dfcor25 %>% cor()
cordf25 <- cormat25 %>% as.data.frame %>% rownames_to_column("var1")
cort25 <- cordf25 %>% pivot_longer(-1, names_to="var2", values_to = "correlation") 
cort25 <- cort25 %>% mutate(values = round(correlation, digits = 2))
cort25 %>% ggplot(aes(x = var1, y = var2, fill = correlation)) + geom_tile() + scale_fill_gradient2(low = "orange", high = "red", limit = c(-1,1), space = "Lab", name="Pearson\nCorrelation") + theme(axis.text.x = element_text(angle = 10, size = 8), axis.text.y = element_text(size = 8)) + geom_text(aes(label = values)) + ggtitle("Correlation Heat Map for Selected Complications and Columns 101:104") +  scale_x_discrete(labels=c("FIBR_PREDS"=expression(bold(FIBR_PREDS)), "ZSN"=expression(bold(ZSN)), "OTEK_LANC"=expression(bold(OTEK_LANC)), "REC_IM"=expression(bold(REC_IM)), parse=TRUE)) + scale_y_discrete(labels=c("FIBR_PREDS"=expression(bold(FIBR_PREDS)), "ZSN"=expression(bold(ZSN)), "OTEK_LANC"=expression(bold(OTEK_LANC)), "REC_IM"=expression(bold(REC_IM)), parse=TRUE))

dfcor26 <- dfcor %>% select(105:107, ZSN, FIBR_PREDS, OTEK_LANC, REC_IM) 
cormat26 <-  dfcor26 %>% cor()
cordf26 <- cormat26 %>% as.data.frame %>% rownames_to_column("var1")
cort26 <- cordf26 %>% pivot_longer(-1, names_to="var2", values_to = "correlation") 
cort26 <- cort26 %>% mutate(values = round(correlation, digits = 2))
cort26 %>% ggplot(aes(x = var1, y = var2, fill = correlation)) + geom_tile() + scale_fill_gradient2(low = "orange", high = "red", limit = c(-1,1), space = "Lab", name="Pearson\nCorrelation") + theme(axis.text.x = element_text(angle = 10, size = 8), axis.text.y = element_text(size = 8)) + geom_text(aes(label = values)) + ggtitle("Correlation Heat Map for Selected Complications and Columns 105:107") +  scale_x_discrete(labels=c("FIBR_PREDS"=expression(bold(FIBR_PREDS)), "ZSN"=expression(bold(ZSN)), "OTEK_LANC"=expression(bold(OTEK_LANC)), "REC_IM"=expression(bold(REC_IM)), parse=TRUE)) + scale_y_discrete(labels=c("FIBR_PREDS"=expression(bold(FIBR_PREDS)), "ZSN"=expression(bold(ZSN)), "OTEK_LANC"=expression(bold(OTEK_LANC)), "REC_IM"=expression(bold(REC_IM)), parse=TRUE))

## Correlation matrix for all variables 
cormat <-  dfcor %>% cor()
cormat <- cormat %>% as.data.frame %>% rownames_to_column("var1") 
cort <- cormat %>%
pivot_longer(-1, names_to="var2", values_to = "correlation") 
  
## Find the most correlated variables - target variables for analysis 

cortZSN <- cort %>% filter(var1 == "ZSN")

## Most positively correlated input variable with ZSN - ZSN_A - 0.1693715
## Most negatively correlated input variable with ZSN - SEX - -0.09749093

cortFIBR_PREDS <- cort %>% filter(var1 == "FIBR_PREDS")

## Most positively correlated input variable with FIBR_PREDS - n_r_ecg_p_05 - 0.2072312
## Most negatively correlated input variable with FIBR_PREDS - SEX - -0.1033611

cortOTEK_LANC <- cort %>% filter(var1 == "OTEK_LANC")

## Most positively correlated input variable with OTEK_LANC - NITR_S - 0.3218104895
## Most negatively correlated input variable with OTEK_LANC - ritm_ecg_p_01 - -0.0985181028

cortREC_IM <- cort %>% filter(var1 == "REC_IM")

## Most positively correlated input variable with REC_IM - R_AB_3_n - 0.1844414894
## Most negatively correlated input variable with REC_IM - SEX - -0.0651864821

## Break down by (sex) male and female and correlate with each complication to understand why there is a negative correlation 

  
## Plots for most correlated variable with each complication

## ? Cluster Analysis ?

## Hypotheses 

  
